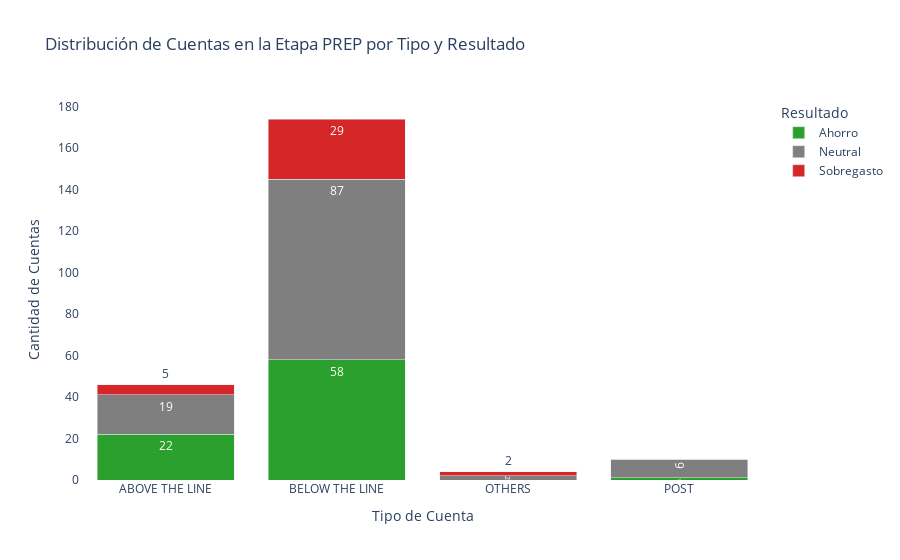

The cell this chart's notebook holds for it:
### Markdown cell above
### PREP

### Code cell
# 1. Filtrar datos de PREP
df_prep = df_detalle[df_detalle['Etapa Normalizada'] == 'PREP'].copy()

# 2. Limpiar columna TIPO
df_prep['TIPO'] = df_prep['TIPO'].astype(str).str.strip().str.upper()

# 3. Clasificar estado presupuestario
def clasificar_estado(valor):
    if np.isclose(valor, 0, atol=1):
        return 'Neutral'
    elif valor < 0:
        return 'Sobregasto'
    else:
        return 'Ahorro'

df_prep['Estado'] = df_prep['DIFERENCIA vs BUDGET'].apply(clasificar_estado)

# 4. Agrupar por TIPO y Estado
conteo_tipo_estado_prep = df_prep.groupby(['TIPO', 'Estado']).size().unstack(fill_value=0).reset_index()

# 5. Asegurar columnas
for col in ['Ahorro', 'Neutral', 'Sobregasto']:
    if col not in conteo_tipo_estado_prep.columns:
        conteo_tipo_estado_prep[col] = 0

# 6. Formato largo para graficar
df_plot_prep = conteo_tipo_estado_prep.melt(
    id_vars='TIPO',
    value_vars=['Ahorro', 'Neutral', 'Sobregasto'],
    var_name='Estado',
    value_name='Cantidad'
)

# 7. Gráfico de barras
fig = px.bar(
    df_plot_prep,
    x='TIPO',
    y='Cantidad',
    color='Estado',
    title='Distribución de Cuentas en la Etapa PREP por Tipo y Resultado',
    text='Cantidad',
    color_discrete_map={
        'Ahorro': '#2CA02C',
        'Neutral': '#7F7F7F',
        'Sobregasto': '#D62728'
    }
)

fig.update_traces(textposition='auto')
fig.update_layout(
    xaxis_title='Tipo de Cuenta',
    yaxis_title='Cantidad de Cuentas',
    plot_bgcolor='white',
    legend_title='Resultado',
    barmode='stack'
)

fig.show()

# 8. Resumen de cuentas por estado
resumen = df_prep['Estado'].value_counts().to_dict()
ahorro = resumen.get('Ahorro', 0)
neutral = resumen.get('Neutral', 0)
sobregasto = resumen.get('Sobregasto', 0)

print(f"\nResumen de Cuentas en PREP:")
print(f" Cuentas con Ahorro: {ahorro}")
print(f" Cuentas con Sobregasto: {sobregasto}")
print(f" Cuentas Neutrales: {neutral}")

### Figure 1 — Plotly figure (JSON) as saved in the notebook; plotly's stock layout.template omitted (floating-point values rounded to 4 significant figures)
{"data": [{"hovertemplate": "Estado=Ahorro<br>TIPO=%{x}<br>Cantidad=%{text}<extra></extra>", "legendgroup": "Ahorro", "marker": {"color": "#2CA02C", "pattern": {"shape": ""}}, "name": "Ahorro", "orientation": "v", "showlegend": true, "text": [22.0, 58.0, 0.0, 1.0], "textposition": "auto", "type": "bar", "x": ["ABOVE THE LINE", "BELOW THE LINE", "OTHERS", "POST"], "xaxis": "x", "y": [22, 58, 0, 1], "yaxis": "y"}, {"hovertemplate": "Estado=Neutral<br>TIPO=%{x}<br>Cantidad=%{text}<extra></extra>", "legendgroup": "Neutral", "marker": {"color": "#7F7F7F", "pattern": {"shape": ""}}, "name": "Neutral", "orientation": "v", "showlegend": true, "text": [19.0, 87.0, 2.0, 9.0], "textposition": "auto", "type": "bar", "x": ["ABOVE THE LINE", "BELOW THE LINE", "OTHERS", "POST"], "xaxis": "x", "y": [19, 87, 2, 9], "yaxis": "y"}, {"hovertemplate": "Estado=Sobregasto<br>TIPO=%{x}<br>Cantidad=%{text}<extra></extra>", "legendgroup": "Sobregasto", "marker": {"color": "#D62728", "pattern": {"shape": ""}}, "name": "Sobregasto", "orientation": "v", "showlegend": true, "text": [5.0, 29.0, 2.0, 0.0], "textposition": "auto", "type": "bar", "x": ["ABOVE THE LINE", "BELOW THE LINE", "OTHERS", "POST"], "xaxis": "x", "y": [5, 29, 2, 0], "yaxis": "y"}], "layout": {"barmode": "stack", "legend": {"title": {"text": "Resultado"}, "tracegroupgap": 0}, "plot_bgcolor": "white", "title": {"text": "Distribución de Cuentas en la Etapa PREP por Tipo y Resultado"}, "xaxis": {"anchor": "y", "domain": [0, 1], "title": {"text": "Tipo de Cuenta"}}, "yaxis": {"anchor": "x", "domain": [0, 1], "title": {"text": "Cantidad de Cuentas"}}}}
